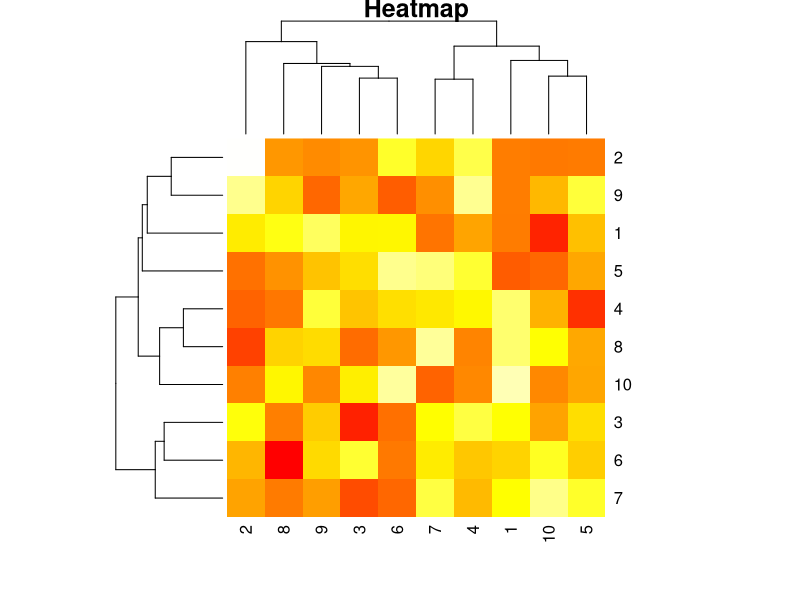
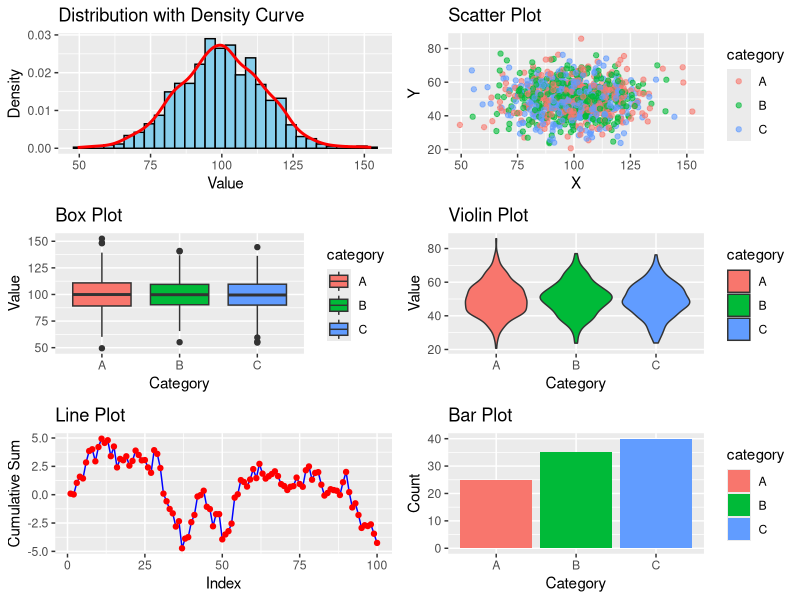

The R source for these figures, in order: (Note: this script raises an error after producing the figures.)
# Load required libraries
library(ggplot2)
library(reshape2)
library(gridExtra)

# Create example dataset
set.seed(42)
data <- data.frame(
    x = rnorm(1000, mean = 100, sd = 15),
    y = rnorm(1000, mean = 50, sd = 10),
    category = sample(c("A", "B", "C"), 1000, replace = TRUE)
)

# 1. Heatmap
heatmap_data <- matrix(runif(100, 1, 100), nrow = 10)
heatmap(heatmap_data, main = "Heatmap", col = heat.colors(256))

# 2. Distribution Curve
plot1 <- ggplot(data, aes(x = x)) +
    geom_histogram(aes(y = ..density..), bins = 30, fill = "skyblue", color = "black") +
    geom_density(color = "red", size = 1) +
    labs(title = "Distribution with Density Curve", x = "Value", y = "Density")

# 3. Scatter Plot
plot2 <- ggplot(data, aes(x = x, y = y, color = category)) +
    geom_point(alpha = 0.6) +
    labs(title = "Scatter Plot", x = "X", y = "Y")

# 4. Box Plot
plot3 <- ggplot(data, aes(x = category, y = x, fill = category)) +
    geom_boxplot() +
    labs(title = "Box Plot", x = "Category", y = "Value")

# 5. Violin Plot
plot4 <- ggplot(data, aes(x = category, y = y, fill = category)) +
    geom_violin() +
    labs(title = "Violin Plot", x = "Category", y = "Value")

# 6. Line Plot
plot5 <- ggplot(data.frame(x = 1:100, y = cumsum(rnorm(100))), aes(x = x, y = y)) +
    geom_line(color = "blue") +
    geom_point(color = "red") +
    labs(title = "Line Plot", x = "Index", y = "Cumulative Sum")

# 7. Bar Plot
plot6 <- ggplot(
    data.frame(category = c("A", "B", "C"), count = c(25, 35, 40)),
    aes(x = category, y = count, fill = category)
) +
    geom_bar(stat = "identity") +
    labs(title = "Bar Plot", x = "Category", y = "Count")

# Display all plots
grid.arrange(plot1, plot2, plot3, plot4, plot5, plot6, ncol = 2)

# 8. Density Plot
plot7 <- ggplot(data, aes(x = x, fill = category)) +
    geom_density(alpha = 0.5) +
    labs(title = "Density Plot", x = "Value", y = "Density")

# 9. Faceted Scatter Plot
plot8 <- ggplot(data, aes(x = x, y = y, color = category)) +
    geom_point(alpha = 0.6) +
    facet_wrap(~category) +
    labs(title = "Faceted Scatter Plot", x = "X", y = "Y")

# 10. Cumulative Distribution
plot9 <- ggplot(data, aes(x = x, color = category)) +
    stat_ecdf(geom = "step") +
    labs(title = "Cumulative Distribution", x = "Value", y = "Cumulative Probability")

# 11. Hexbin Plot
plot10 <- ggplot(data, aes(x = x, y = y)) +
    geom_hex(bins = 20) +
    scale_fill_gradient(low = "lightblue", high = "darkblue") +
    labs(title = "Hexbin Plot", x = "X", y = "Y")

# 12. Ridge Plot (Requires ggridges package)
plot11 <- ggplot(data, aes(x = x, y = category, fill = category)) +
    geom_density_ridges(alpha = 0.6) +
    labs(title = "Ridge Plot", x = "Value", y = "Category")

# Display all plots
grid.arrange(plot1, plot2, plot3, plot4, plot5, plot6, plot7, plot8, plot9, plot10, plot11, ncol = 2)
